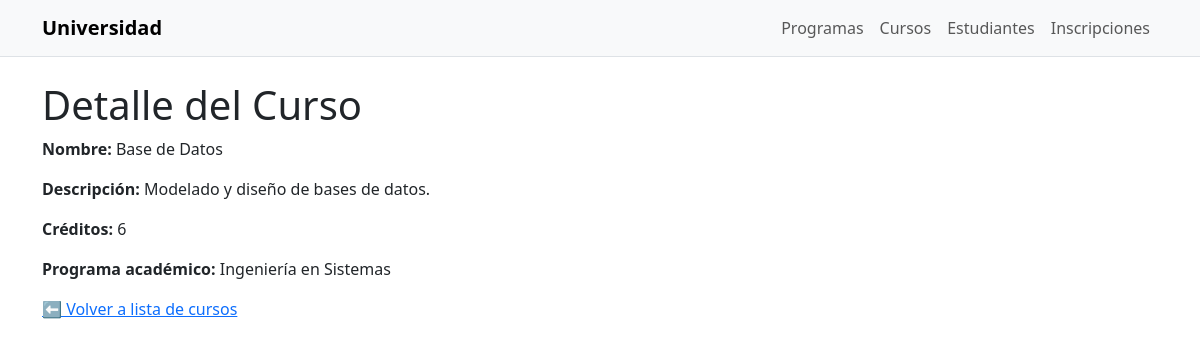
Page /cursos/2/ on the committed database.
### estudiantes/models.py (models this page shows, shortened)
class Curso(models.Model):
    nombre = models.CharField(max_length=100)
    descripcion = models.TextField(blank=True, null=True)
    creditos = models.PositiveIntegerField(blank=True, null=True)
    programa = models.ForeignKey(Programa, on_delete=models.CASCADE, related_name='cursos')

class Programa(models.Model):
    nombre = models.CharField(max_length=100)
    descripcion = models.TextField(blank=True, null=True)
    duracion = models.CharField(max_length=50, blank=True, null=True)  # Ej: "5 semestres"
    codigo = models.CharField(max_length=20, blank=True, null=True)    # Ej: "ING-SIS"

### estudiantes/views.py (the view)
# urls.py: path("cursos/<int:pk>/", views.detalle_curso, name="detalle_curso"),
def detalle_curso(request, pk):
    curso = get_object_or_404(Curso.objects.select_related("programa"), pk=pk)
    inscripciones = curso.inscripciones.select_related("estudiante").all()
    return render(request, "estudiantes/detalle_curso.html", {"curso": curso, "inscripciones": inscripciones})

### estudiantes/templates/estudiantes/detalle_curso.html
{% extends "estudiantes/base.html" %}
{% block content %}
    <h1>Detalle del Curso</h1>
    <p><strong>Nombre:</strong> {{ curso.nombre }}</p>
    <p><strong>Descripción:</strong> {{ curso.descripcion }}</p>
    <p><strong>Créditos:</strong> {{ curso.creditos }}</p>
    <p><strong>Programa académico:</strong> {{ curso.programa.nombre }}</p>
    <a href="{% url 'estudiantes:lista_cursos' %}">⬅ Volver a lista de cursos</a>
{% endblock %}

### rows in the picture
Curso: nombre "Base de Datos", descripcion "Modelado y diseño de bases de datos.", creditos "6", programa.nombre "Ingeniería en Sistemas"
